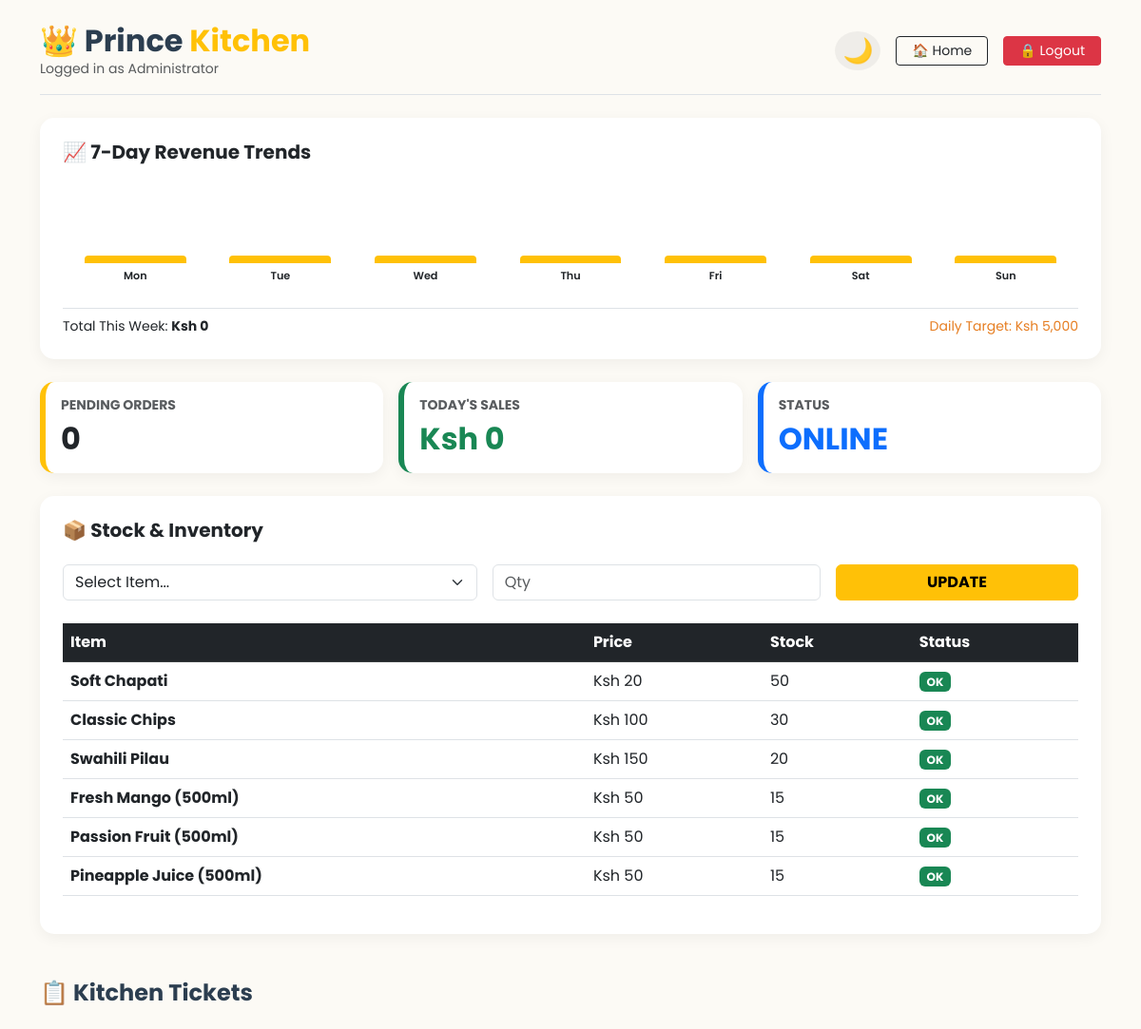
/admin/orders (signed in), run on the app's committed database.
### tables this page shows
CREATE TABLE inventory (
            item_name TEXT PRIMARY KEY,
            stock_count INTEGER DEFAULT 0,
            unit_price INTEGER DEFAULT 0
        );

### app.py (the view)
@app.route('/admin/orders')
def view_orders():
    if not session.get('logged_in'):
        return redirect(url_for('login'))
    conn = sqlite3.connect('orders.db')
    cursor = conn.cursor()
    cursor.execute('SELECT id, name, email, message, order_date FROM orders ORDER BY id DESC')
    all_orders = cursor.fetchall()
    cursor.execute('SELECT * FROM inventory')
    inventory_levels = cursor.fetchall()
    today_str = datetime.now().strftime("%Y-%m-%d")
    cursor.execute('SELECT SUM(amount) FROM sales WHERE sale_date = ?', (today_str,))
    daily_total = cursor.fetchone()[0] or 0
    weekly_stats = []
    for i in range(6, -1, -1):
        day_date = (datetime.now() - timedelta(days=i)).strftime("%Y-%m-%d")
        cursor.execute('SELECT SUM(amount) FROM sales WHERE sale_date = ?', (day_date,))
        val = cursor.fetchone()[0] or 0
        weekly_stats.append(val)
    weekly_total = sum(weekly_stats)
    conn.close()
    return render_template('admin.html',
                           orders=all_orders,
                           inventory=inventory_levels,
                           daily_total=daily_total,
                           weekly_stats=weekly_stats,
                           weekly_total=weekly_total)

### templates/admin.html (shortened to what this page needs)
<!DOCTYPE html>
<html lang="en" data-bs-theme="light">
<head>
    <link href="https://cdn.jsdelivr.net/npm/bootstrap@5.3.0/dist/css/bootstrap.min.css" rel="stylesheet">
</head>
<body>
    <div class="container mt-4">
        <div class="d-flex justify-content-between align-items-center mb-4 no-print border-bottom pb-3">
            <div>
                <h2 class="fw-bold mb-0">👑 Prince <span style="color: #ffc107;">Kitchen</span></h2>
                <p class="text-muted small mb-0">Logged in as Administrator</p>
            </div>
            <div class="d-flex align-items-center gap-3">
                <div class="dark-mode-toggle no-print" onclick="toggleDarkMode()" id="modeBtn">🌙</div>
                <a href="/" class="btn btn-outline-dark btn-sm px-3">🏠 Home</a>
                <a href="/logout" class="btn btn-danger btn-sm px-3">🔒 Logout</a>
            </div>
        </div>
        <div class="card mb-4 no-print">
            <div class="card-body p-4">
                <h5 class="fw-bold mb-3">📈 7-Day Revenue Trends</h5>
                <div class="chart-container">
                    {% set days = ['Mon', 'Tue', 'Wed', 'Thu', 'Fri', 'Sat', 'Sun'] %}
                    {% for i in range(7) %}
                    <div class="bar-group">
                        {% set val = weekly_stats[i] if weekly_stats else 0 %}
                        <div class="bar" style="height: {{ (val / 50) if val > 0 else 5 }}px;" title="Ksh {{ val }}"></div>
                        <div class="bar-label">{{ days[i] }}</div>
                    </div>
                    {% endfor %}
                </div>
                <div class="mt-3 small border-top pt-2 d-flex justify-content-between">
                    <span>Total This Week: <strong>Ksh {{ weekly_total|default('0') }}</strong></span>
                    <span style="color: #e67e22;">Daily Target: Ksh 5,000</span>
                </div>
            </div>
        </div>
        <div class="row mb-4 no-print g-3">
            <div class="col-md-4">
                <div class="card stats-card p-3 h-100">
                    <h6 class="text-muted small fw-bold text-uppercase">Pending Orders</h6>
                    <h2 class="mb-0 fw-bold">{{ orders|length }}</h2>
                </div>
            </div>
            <div class="col-md-4">
                <div class="card stats-card p-3 h-100" style="border-left-color: #198754 !important;">
                    <h6 class="text-muted small fw-bold text-uppercase">Today's Sales</h6>
                    <h2 class="mb-0 text-success fw-bold">Ksh {{ daily_total }}</h2>
                </div>
            </div>
            <div class="col-md-4">
                <div class="card stats-card p-3 h-100" style="border-left-color: #0d6efd !important;">
                    <h6 class="text-muted small fw-bold text-uppercase">Status</h6>
                    <h2 class="mb-0 text-primary fw-bold">ONLINE</h2>
                </div>
            </div>
        </div>
        <div class="card mb-5 no-print border-0">
            <div class="card-body p-4">
                <h5 class="fw-bold mb-4">📦 Stock & Inventory</h5>
                <form action="/admin/update_stock" method="POST" class="row g-3 mb-4">
                    <div class="col-md-5">
                        <select name="item_name" class="form-select" required>
                            <option value="" disabled selected>Select Item...</option>
                        </select>
                    </div>
                    <div class="col-md-4">
                        <input type="number" name="new_count" class="form-control" placeholder="Qty" required>
                    </div>
                    <div class="col-md-3">
                        <button type="submit" class="btn btn-warning w-100 fw-bold">UPDATE</button>
                    </div>
                </form>
                <div class="table-responsive">
                    <table class="table table-hover align-middle">
                        <thead class="table-dark">
                            <tr>
                                <th>Item</th>
                                <th>Price</th>
                                <th>Stock</th>
                                <th>Status</th>
                            </tr>
                        </thead>
                        <tbody>
                            {% for item in inventory %}
                            <tr>
                                <td class="fw-bold">{{ item[0] }}</td>
                                <td>Ksh {{ item[2] }}</td>
                                <td>{{ item[1] }}</td>
                                <td>
                                    {% if item[1] <= 0 %}
                                        <span class="badge bg-danger">SOLD OUT</span>
                                    {% elif item[1] < 10 %}
                                        <span class="badge bg-warning text-dark">LOW</span>
                                    {% else %}
                                        <span class="badge bg-success">OK</span>
                                    {% endif %}
                                </td>
                            </tr>
                            {% endfor %}
                        </tbody>
                    </table>
                </div>
            </div>
        </div>
        <h4 class="fw-bold mb-4 no-print">📋 Kitchen Tickets</h4>
    </div>
</body>
</html>

### templates/admin.html (style rules this page uses)
:root { --bg-color: #fcfaf5 !important; --card-bg: #ffffff !important; --text-color: #2c3e50 !important; --ticket-bg: #f8f9fa !important; --accent: #ffc107 !important; }
body { background-color: var(--bg-color) !important; font-family: 'Poppins', sans-serif; color: var(--text-color) !important; transition: all 0.3s ease; margin: 0; padding: 0; }
.chart-container { display: flex; align-items: flex-end; justify-content: space-between; height: 120px; padding: 10px 0; background: transparent; }
.bar-group { text-align: center; flex: 1; }
.bar { width: 70%; margin: 0 auto; background: var(--accent) !important; border-radius: 4px 4px 0 0; transition: height 0.5s ease; min-height: 8px; }
.bar-label { font-size: 0.7rem; margin-top: 5px; font-weight: 600; }
.dark-mode-toggle { cursor: pointer; font-size: 1.6rem; padding: 8px; border-radius: 50%; background: rgba(0,0,0,0.05); line-height: 1; transition: 0.3s; }
.card { background-color: var(--card-bg) !important; border: none !important; border-radius: 15px !important; box-shadow: 0 4px 15px rgba(0,0,0,0.05) !important; }
.stats-card { border-left: 6px solid var(--accent) !important; }
.table-dark { background-color: #212529 !important; }

### data on the page
inventory: item_name "Soft Chapati", unit_price "20", stock_count "50", shows "OK"
inventory: item_name "Classic Chips", unit_price "100", stock_count "30", shows "OK"
inventory: item_name "Swahili Pilau", unit_price "150", stock_count "20", shows "OK"
inventory: item_name "Fresh Mango (500ml)", unit_price "50", stock_count "15", shows "OK"
inventory: item_name "Passion Fruit (500ml)", unit_price "50", stock_count "15", shows "OK"
inventory: item_name "Pineapple Juice (500ml)", unit_price "50", stock_count "15", shows "OK"

### other printed values
{{ days[i] }} "Mon" "Tue" "Wed" "Thu" "Fri" "Sat" "Sun"
{{ weekly_total|default('0') }} "0"
{{ orders|length }} "0"
{{ daily_total }} "0"
